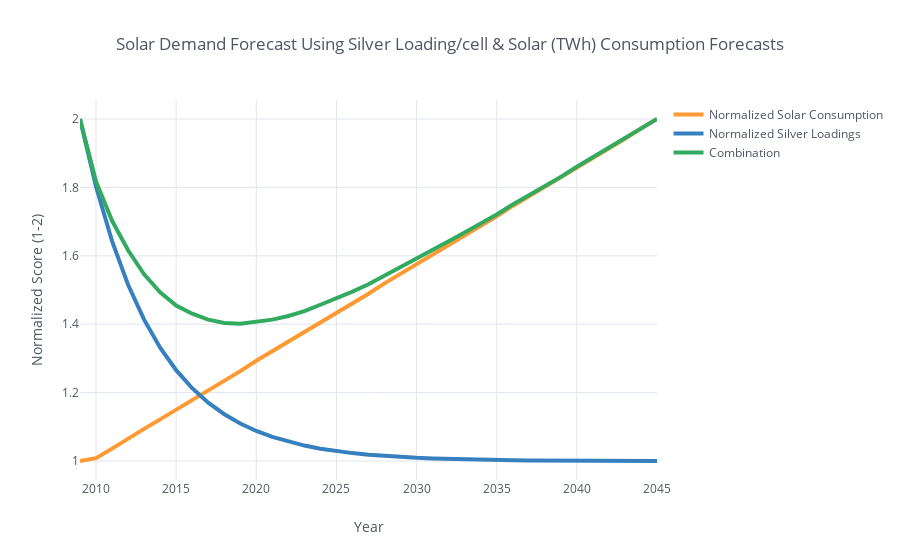

This figure's notebook cell:
### Code cell
df_final.set_index('Year')[['Normalized Solar Consumption', 'Normalized Silver Loadings', 'Combination']]\
.iplot(kind='line', xTitle='Year', 
                  yTitle='Normalized Score (1-2)', 
       title='Solar Demand Forecast Using Silver Loading/cell & Solar (TWh) Consumption Forecasts', width=4)

### Figure 1 — Plotly figure (JSON) as saved in the notebook; plotly's stock layout.template omitted (floating-point values rounded to 4 significant figures)
{"data": [{"line": {"color": "rgba(255, 153, 51, 1.0)", "dash": "solid", "shape": "linear", "width": 4}, "mode": "lines", "name": "Normalized Solar Consumption", "text": "", "type": "scatter", "uid": "71920193-3948-4331-bb7a-3439fada9ce4", "x": [2009, 2010, 2011, 2012, 2013, 2014, 2015, 2016, 2017, 2018, 2019, 2020, 2021, 2022, 2023, 2024, 2025, 2026, 2027, 2028, 2029, 2030, 2031, 2032, 2033, 2034, 2035, 2036, 2037, 2038, 2039, 2040, 2041, 2042, 2043, 2044, 2045], "y": [1, 1.008, 1.036, 1.066, 1.094, 1.122, 1.149, 1.18, 1.207, 1.235, 1.263, 1.293, 1.321, 1.348, 1.376, 1.406, 1.434, 1.461, 1.489, 1.519, 1.547, 1.575, 1.602, 1.633, 1.66, 1.688, 1.716, 1.746, 1.774, 1.801, 1.829, 1.859, 1.887, 1.914, 1.942, 1.972, 2]}, {"line": {"color": "rgba(55, 128, 191, 1.0)", "dash": "solid", "shape": "linear", "width": 4}, "mode": "lines", "name": "Normalized Silver Loadings", "text": "", "type": "scatter", "uid": "53ea0eb7-d0ad-4f04-ade1-5ed9ca7f29ec", "x": [2009, 2010, 2011, 2012, 2013, 2014, 2015, 2016, 2017, 2018, 2019, 2020, 2021, 2022, 2023, 2024, 2025, 2026, 2027, 2028, 2029, 2030, 2031, 2032, 2033, 2034, 2035, 2036, 2037, 2038, 2039, 2040, 2041, 2042, 2043, 2044, 2045], "y": [2, 1.802, 1.643, 1.515, 1.413, 1.331, 1.266, 1.213, 1.171, 1.137, 1.11, 1.088, 1.07, 1.056, 1.045, 1.036, 1.029, 1.023, 1.018, 1.015, 1.012, 1.009, 1.007, 1.006, 1.005, 1.004, 1.003, 1.002, 1.002, 1.001, 1.001, 1.001, 1.001, 1.0, 1.0, 1.0, 1]}, {"line": {"color": "rgba(50, 171, 96, 1.0)", "dash": "solid", "shape": "linear", "width": 4}, "mode": "lines", "name": "Combination", "text": "", "type": "scatter", "uid": "f4721011-8bd7-447e-a3ad-b551ecc99bdc", "x": [2009, 2010, 2011, 2012, 2013, 2014, 2015, 2016, 2017, 2018, 2019, 2020, 2021, 2022, 2023, 2024, 2025, 2026, 2027, 2028, 2029, 2030, 2031, 2032, 2033, 2034, 2035, 2036, 2037, 2038, 2039, 2040, 2041, 2042, 2043, 2044, 2045], "y": [2, 1.817, 1.702, 1.616, 1.546, 1.493, 1.455, 1.431, 1.413, 1.404, 1.401, 1.406, 1.413, 1.424, 1.438, 1.457, 1.475, 1.495, 1.517, 1.542, 1.565, 1.589, 1.614, 1.642, 1.668, 1.694, 1.721, 1.75, 1.777, 1.804, 1.831, 1.86, 1.888, 1.915, 1.943, 1.973, 2]}], "layout": {"legend": {"bgcolor": "#FFFFFF", "font": {"color": "#4D5663"}}, "paper_bgcolor": "#FFFFFF", "plot_bgcolor": "#FFFFFF", "title": "Solar Demand Forecast Using Silver Loading/cell & Solar (TWh) Consumption Forecasts", "titlefont": {"color": "#4D5663"}, "xaxis": {"gridcolor": "#E1E5ED", "showgrid": true, "tickfont": {"color": "#4D5663"}, "title": "Year", "titlefont": {"color": "#4D5663"}, "zerolinecolor": "#E1E5ED"}, "yaxis": {"gridcolor": "#E1E5ED", "showgrid": true, "tickfont": {"color": "#4D5663"}, "title": "Normalized Score (1-2)", "titlefont": {"color": "#4D5663"}, "zerolinecolor": "#E1E5ED"}}}
